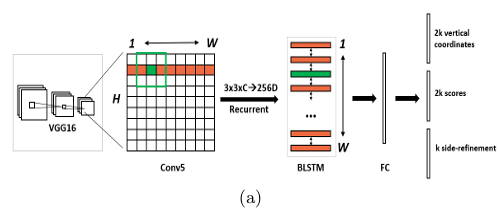
#> input picture 2/Pasted image 20240902113719.png, 499 x 213 px
$ python -i removeBorders.py   (imports and definitions only)
#> lines starting #> are read from the running program, lines starting #| are printed output that depends on the picture; after the words box and inside, x2 and y2 are one past the last pixel; in counts of white or black regions, pixels touching at a corner belong together
#> further down, picture is the input picture: shape (213, 499, 3); mean B, G, R 239.3, 240.3, 241.4
from PIL import Image
import cv2
import numpy as np
import re


def get_1s(array):
    array_clip = np.clip(array,a_min=0, a_max=1)
    a_str = ''.join([str(num) for num in np.squeeze(array_clip)])
    matched = [m.span() for m in re.finditer(r'(1+)', a_str)]
    return matched


def pad_start_n_end(s, e, min_index, max_index, padding):

    if int(padding) < 0:
        padding = 0

    new_s = int(s) - int(padding)
    new_e = int(e) + int(padding)

    if new_s < min_index:
        new_s = min_index

    if new_e > max_index:
        new_e = max_index

    return new_s, new_e


def pad_array_index(arr, padding=0):
    array = np.squeeze(arr)
    max_index = len(array)
    min_index = 0

    matched = get_1s(array)
    # matched = find_1s_span(array)
    padded = [pad_start_n_end(s,e, min_index, max_index, padding) for s, e in matched]

    return padded


def pad_by_pixel_arrays(pixel_array, pad=0):
    pixel_array_copy = pixel_array.copy()
    ii_list = pad_array_index(pixel_array_copy, padding=pad) # indexes ranges list
    if ii_list == []:
        return pixel_array
    else:
        ii = np.hstack([np.arange(s,e) for s, e in ii_list])
        np.put(pixel_array_copy, ind=ii, v=[255 for i in range(len(ii))]) # 255 for white

        return pixel_array_copy # padded_pixel_array


def paded_edge_matrix(edge_matrix, axis = 0, padding=0 ):
    # axis = 0 for looping row, pad column edges;
    # axis = 1 for looping columns, pad row edges;
     # return paded_column_edge_matrix

    m = edge_matrix
    if axis == 0:
        return np.vstack([pad_by_pixel_arrays(row, pad=padding) for row in m ])

    elif axis == 1:
        return np.vstack([pad_by_pixel_arrays(col, pad=padding) for col in m.T ]).T

    else:
        print(f'axis is "{axis}", not 0 or 1!')


def remove_grids_from_image_v2(image, padding = 1):

#> called with padding = 1
    img_np = np.array(image)
    img_np = img_np.astype(np.uint8)
    img = cv2.cvtColor(img_np, cv2.COLOR_BGR2GRAY)
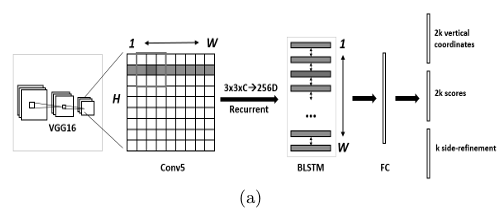
#> img: shape (213, 499); min 0, max 255, mean 240.6

    #thresholding the image to a binary image
    thresh,img_bin = cv2.threshold(img,128,255,cv2.THRESH_BINARY |cv2.THRESH_OTSU)
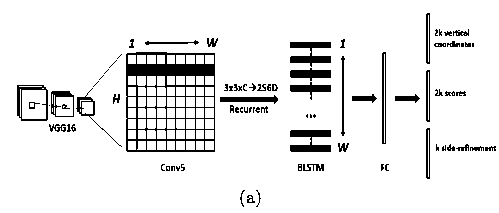
#> img_bin: shape (213, 499); 91.7% white; 82 black regions (31 under 20 px), largest, box (x1, y1, x2, y2) and area: (126, 52, 215, 152) 3056, (290, 130, 331, 152) 585, (290, 42, 331, 67) 553
#> thresh = 175
    #inverting the image
    img_bin = 255-img_bin

    # Length(width) of kernel as 100th of total width
    kernel_len = np.array(img).shape[1]//100
#> kernel_len = 4
    # Defining a vertical kernel to detect all vertical lines of image
    ver_kernel = cv2.getStructuringElement(cv2.MORPH_RECT, (1, kernel_len))
#> ver_kernel = [1, 1, 1, 1]
    # Defining a horizontal kernel to detect all horizontal lines of image
    hor_kernel = cv2.getStructuringElement(cv2.MORPH_RECT, (kernel_len, 1))
#> hor_kernel = [[1, 1, 1, 1]]

    image_1 = cv2.erode(img_bin, ver_kernel, iterations=3)
#> image_1: shape (213, 499); 2.2% white in thin lines or dots, all inside (x1, y1, x2, y2) = (17, 19, 430, 201)
    vertical_lines = cv2.dilate(image_1, ver_kernel, iterations=3)
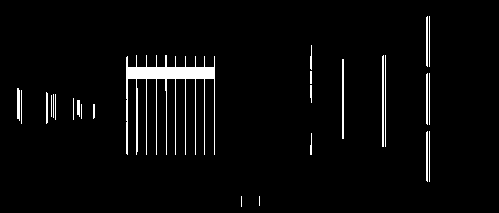
#> vertical_lines: shape (213, 499); 3.3% white; 26 white regions (3 under 20 px), largest, box (x1, y1, x2, y2) and area: (126, 55, 215, 155) 2113, (382, 55, 384, 147) 183, (342, 59, 344, 139) 160

    image_2 = cv2.erode(img_bin, hor_kernel, iterations=3)
#> image_2: shape (213, 499); 3.7% white; 33 white regions (11 under 20 px), largest, box (x1, y1, x2, y2) and area: (132, 64, 212, 76) 960, (296, 70, 328, 78) 254, (226, 97, 275, 102) 243
    horizontal_lines = cv2.dilate(image_2, hor_kernel, iterations=3)
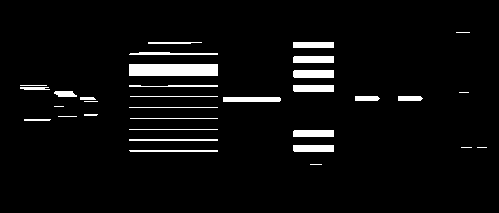
#> horizontal_lines: shape (213, 499); 4.6% white; 33 white regions (8 under 20 px), largest, box (x1, y1, x2, y2) and area: (129, 64, 218, 76) 1068, (293, 70, 334, 78) 326, (223, 97, 281, 102) 288

    new_vertical_lines = paded_edge_matrix(vertical_lines,padding=padding, axis=0)
#> in paded_edge_matrix, `return np.vstack([pad_by_pixel_arrays(row, pad=padding) for row in m ])`: returned value: shape (213, 499); 6.4% white; 18 white regions, largest, box (x1, y1, x2, y2) and area: (125, 55, 216, 155) 3885, (381, 55, 387, 147) 551, (341, 59, 345, 139) 320
    new_horizontal_lines = paded_edge_matrix(horizontal_lines,padding=padding, axis=1)
#> call 2 of paded_edge_matrix, with axis = 1, padding = 1
#> in paded_edge_matrix (call 2), `return np.vstack([pad_by_pixel_arrays(col, pad=padding) for col in m.T..`:
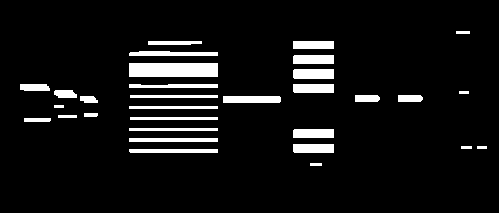
#> returned value: shape (213, 499); 7.3% white; 31 white regions, largest, box (x1, y1, x2, y2) and area: (129, 63, 218, 77) 1246, (293, 69, 334, 79) 408, (223, 96, 281, 103) 404

    img_vh = cv2.addWeighted(new_horizontal_lines, 1, new_vertical_lines, 1, 0.0)
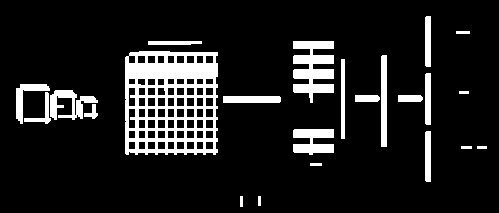
#> img_vh: shape (213, 499); 11.9% white; 23 white regions, largest, box (x1, y1, x2, y2) and area: (125, 51, 218, 155) 5963, (293, 41, 334, 103) 1565, (293, 129, 334, 155) 762

    img_sum_np = cv2.addWeighted(img,1, img_vh,1,0)
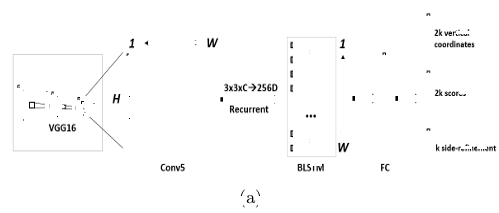
#> img_sum_np: shape (213, 499); min 0, max 255, mean 251.5
    img_sum = Image.fromarray(np.uint8(img_sum_np))

    return img_sum

>>> import cv2
>>> picture = cv2.imread('../2/Pasted image 20240902113719.png')
>>> result = remove_grids_from_image_v2(picture)
